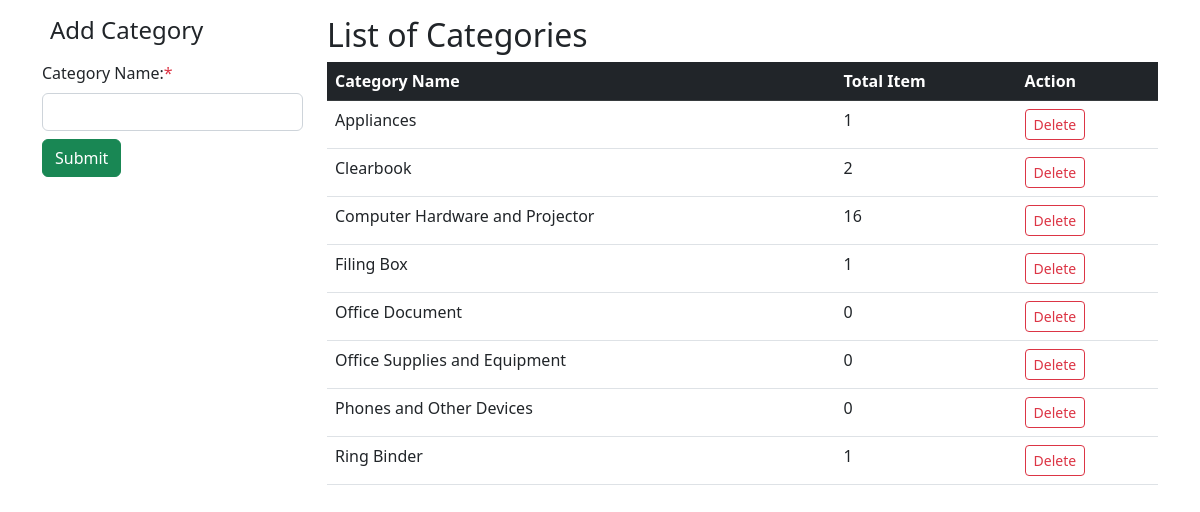
Before: /DashboardCCSStaff/categorycontainer.php with the older database file.
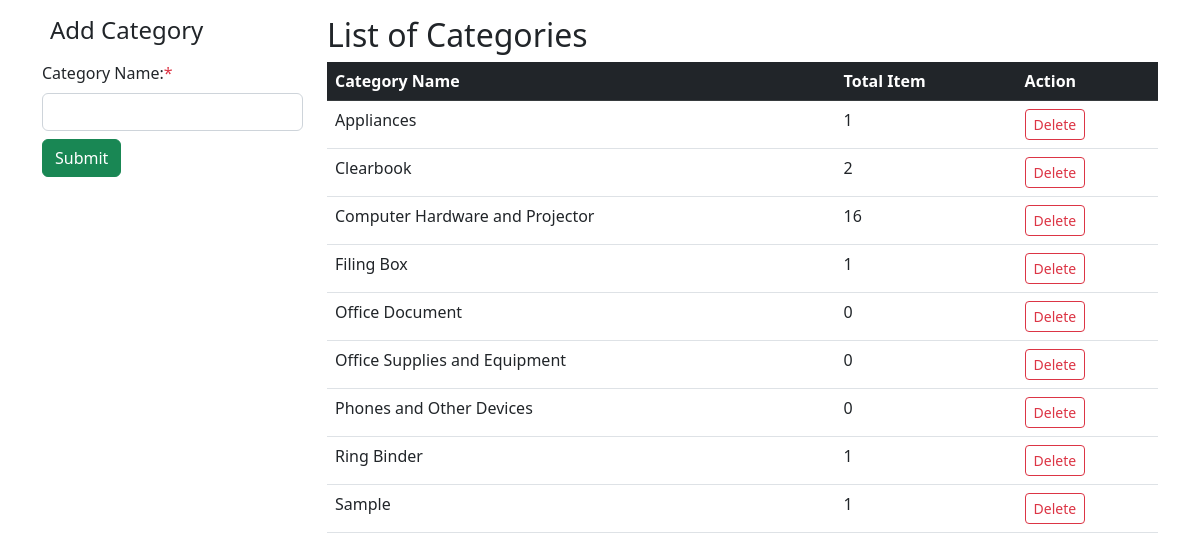
After: the same page with the newer database file.
### tables this page shows
CREATE TABLE `tblitemcategory` (
  `id` int(11) NOT NULL,
  `categoryname` varchar(50) NOT NULL
);

### DashboardCCSStaff/categorycontainer.php (the view, shortened to what this page needs)
<?php
include 'ccsfunctions.php';
$queryCategories = "SELECT c.id, c.categoryname, COUNT(s.subcategoryname) AS subcategory_count
                    FROM tblitemcategory c
                    LEFT JOIN tblsubcategory s ON c.categoryname = s.categoryname
                    GROUP BY c.id, c.categoryname
                    ORDER BY c.categoryname";
$resultCategories = mysqli_query($con, $queryCategories);
?>
<div class="container mt-3">
    <div class="row">
        <div class="col-md-3">
            <h4 class="mb-3"><i class="fas fa-plus-circle me-2"></i>Add Category</h4>
            <form action="ccstaffManageCategory.php" method="post">
                <div class="mb-2">
                    <label for="categoryName" class="form-label">Category Name:<span class="text-danger">*</span></label>
                    <input type="text" class="form-control" id="categoryName" name="categoryName" required>
                </div>
                <button type="submit" class="btn btn-success"  name="addCategory">Submit</button>
            </form>
        </div>
        <div class="col-md-9">
            <h2>List of Categories</h2>
            <table id="example" class="table">
                <thead class="table-dark">
                    <tr>
                        <th scope="col">Category Name</th>
                        <th scope="col">Total Item</th>
                        <th scope="col">Action</th>
                    </tr>
                </thead>
                <tbody>
                    <?php
                    while ($row = mysqli_fetch_assoc($resultCategories)) {
                        echo "<tr>";
                        echo "<td>{$row['categoryname']}</td>";
                        echo "<td >{$row['subcategory_count']}</td>";
                        echo "<td> <a href=\"#\" onclick=\"confirmDeleteCategory('{$row['categoryname']}')\" class=\"btn btn-outline-danger btn-sm\"><i class='fa-solid fa-trash fs-7'></i>Delete</a></td>";
                        echo "</tr>";
                    }
                    ?>
                </tbody>
            </table>
        </div>
    </div>
</div>
<link href="https://cdn.jsdelivr.net/npm/bootstrap@5.2.3/dist/css/bootstrap.min.css" rel="stylesheet">

Changed rows visible on the page:
added tblitemcategory: categoryname "Sample", subcategory_count "1"
